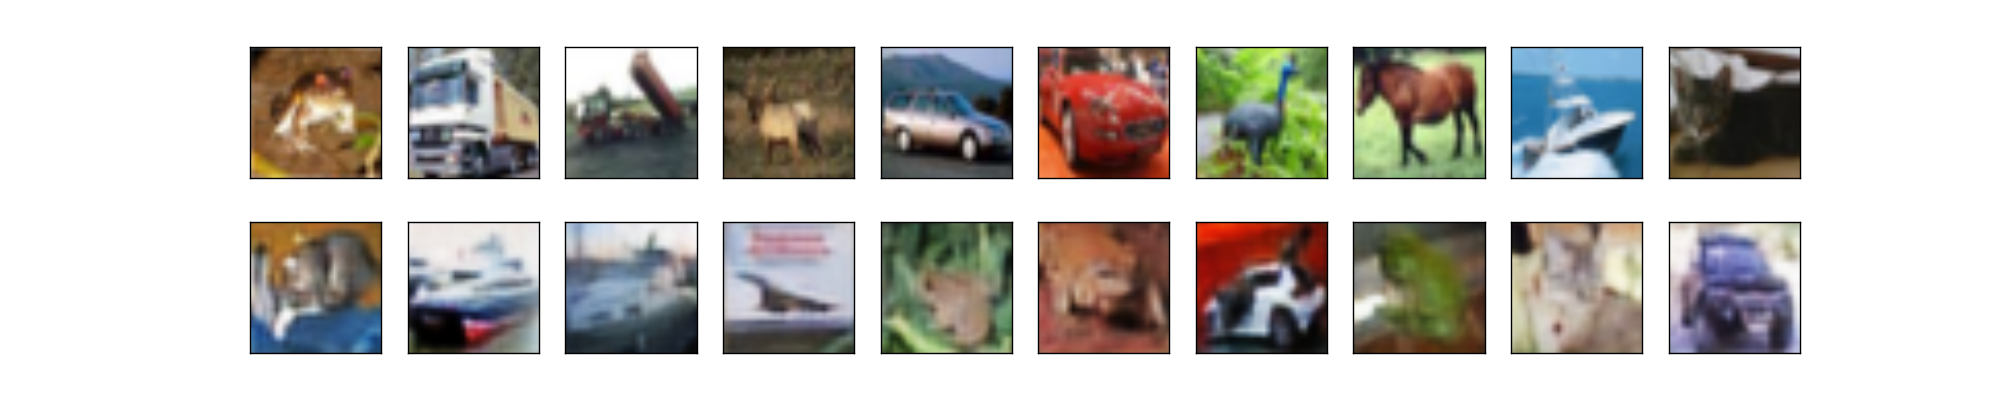

Python code for this plot:
import keras
from keras.models import load_model
from keras.datasets import cifar10
from keras.layers import Input, Dense, Conv2D, MaxPooling2D, UpSampling2D, BatchNormalization, Activation
from keras.models import Model
import matplotlib.pyplot as plt
from keras.callbacks import EarlyStopping, ModelCheckpoint
from keras.optimizers import Adam
import os
import pickle
import numpy as np



"""
=======================================================================
This code is citing the website
The title of page: The Keras Blog
Author: Francois Chollet
Date: Sat 14 May 2016
URL: https://blog.keras.io/building-autoencoders-in-keras.html
Access date: Tue 24 April 2018
=======================================================================
"""





batch_size = 32
num_classes = 10
epochs = 21



# the data, shuffled and split between train and test sets.
(x_train, y_train), (x_test, y_test) = cifar10.load_data()




# normalize data
x_train = x_train.astype('float32')
x_test = x_test.astype('float32')
x_train /= 255
x_test /= 255




#Open shuffled datasets.
with open('x1_train_cifar.pkl', 'rb') as f:
    x1_train = pickle.load(f)

with open('x2_train_cifar.pkl', 'rb') as f:
    x2_train = pickle.load(f)

with open('x3_train_cifar.pkl', 'rb') as f:
    x3_train = pickle.load(f)




print('x_train shape:', x_train.shape)
print(x_train.shape[0], 'train samples')
print(x_test.shape[0], 'test samples')




#Encoder
input_img = Input(shape=(32, 32, 3))
x = Conv2D(32, (3, 3), padding='same')(input_img)
x = BatchNormalization()(x)
x = Activation('relu')(x)
x = MaxPooling2D((2, 2), padding='same')(x)
x = Conv2D(32, (3, 3), padding='same')(x)
x = BatchNormalization()(x)
x = Activation('relu')(x)
encoded = MaxPooling2D((2, 2), padding='same')(x)



#Decoder
x = Conv2D(32, (3, 3), padding='same')(encoded)
x = BatchNormalization()(x)
x = Activation('relu')(x)
x = UpSampling2D((2, 2))(x)
x = Conv2D(32, (3, 3), padding='same')(x)
x = BatchNormalization()(x)
x = Activation('relu')(x)
x = UpSampling2D((2, 2))(x)
x = Conv2D(3, (3, 3), padding='same')(x)
x = BatchNormalization()(x)
decoded = Activation('sigmoid')(x)



autoencoder = Model(input_img, decoded)
autoencoder.compile(optimizer='adam', loss='binary_crossentropy')



#Train the model.
autoencoder.fit(x_train, x_train,
                batch_size=batch_size,
                epochs=epochs,
                verbose=1,
                validation_data=(x_test, x_test),
                shuffle=True)




decoded_imgs = autoencoder.predict(x_test)





# definition to show original image and reconstructed image
n = 10
plt.figure(figsize=(20, 4))
for i in range(n):
    # display original
    ax = plt.subplot(2, n, i+1)
    plt.imshow(x_train[i].reshape(32, 32, 3))
    ax.get_xaxis().set_visible(False)
    ax.get_yaxis().set_visible(False)

    #display predicted pictures
    ax = plt.subplot(2, n, i +1 + n )
    plt.imshow(decoded_imgs[i].reshape(32, 32, 3))
    ax.get_xaxis().set_visible(False)
    ax.get_yaxis().set_visible(False)

plt.show()





print("==============================================================")
score_test = autoencoder.evaluate(x_test, x_test, verbose=0)
accuracy_test = 1 - score_test
print("The loss on x_test : %.12f" %score_test)
print("The accuracy on x_test : %.12f" %accuracy_test)
print("==============================================================")


score_x_train = autoencoder.evaluate(x_train, x_train, verbose=0)
accuracy_x_train = 1 - score_x_train
print("The loss on x_train : %.12f" %score_x_train)
print("The accuracy on x_train : %.12f" %accuracy_x_train)
print("==============================================================")


score_x1_train = autoencoder.evaluate(x1_train, x1_train, verbose=0)
accuracy_x1_train = 1 - score_x1_train
print("The loss on x1_train : %.12f" %score_x1_train)
print("The accuracy on x1_train : %.12f" %accuracy_x1_train)
print("==============================================================")


score_x2_train = autoencoder.evaluate(x2_train, x2_train, verbose=0)
accuracy_x2_train = 1 - score_x2_train
print("The loss on x2_train : %.12f" %score_x2_train)
print("The accuracy on x2_train : %.12f" %accuracy_x2_train)
print("==============================================================")


score_x3_train = autoencoder.evaluate(x3_train, x3_train, verbose=0)
accuracy_x3_train = 1 - score_x3_train
print("The loss on x3_train : %.12f" %score_x3_train)
print("The accuracy on x3_train : %.12f" %accuracy_x3_train)
